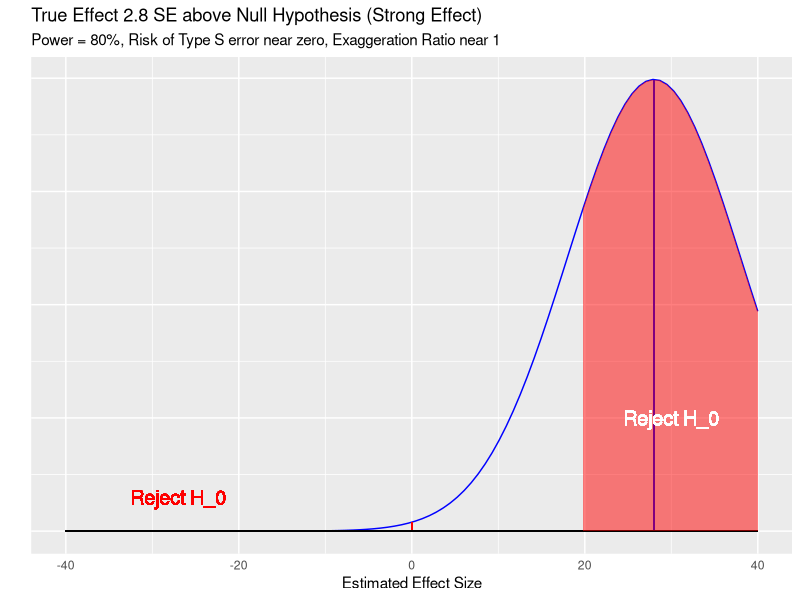
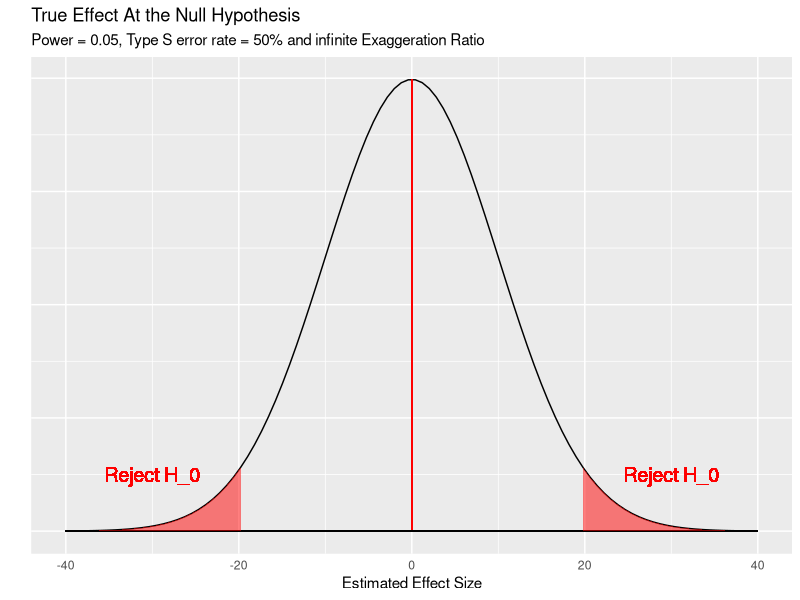
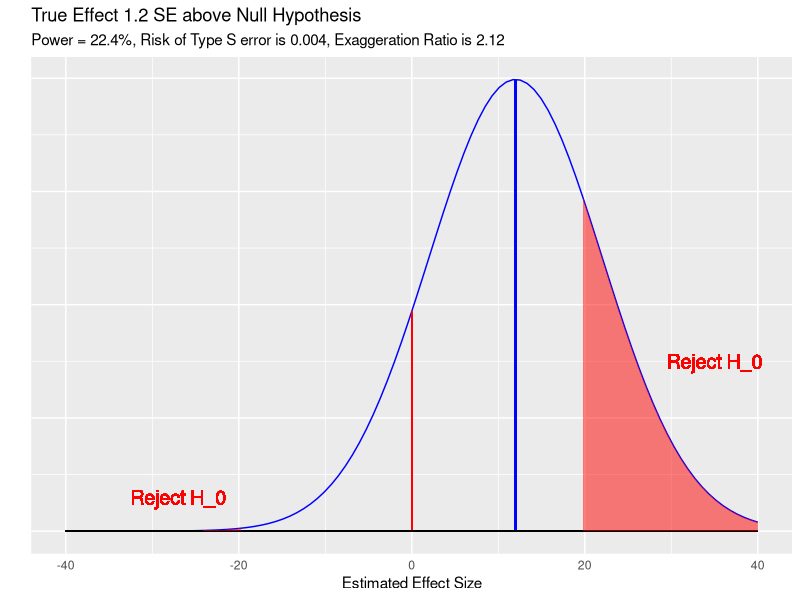
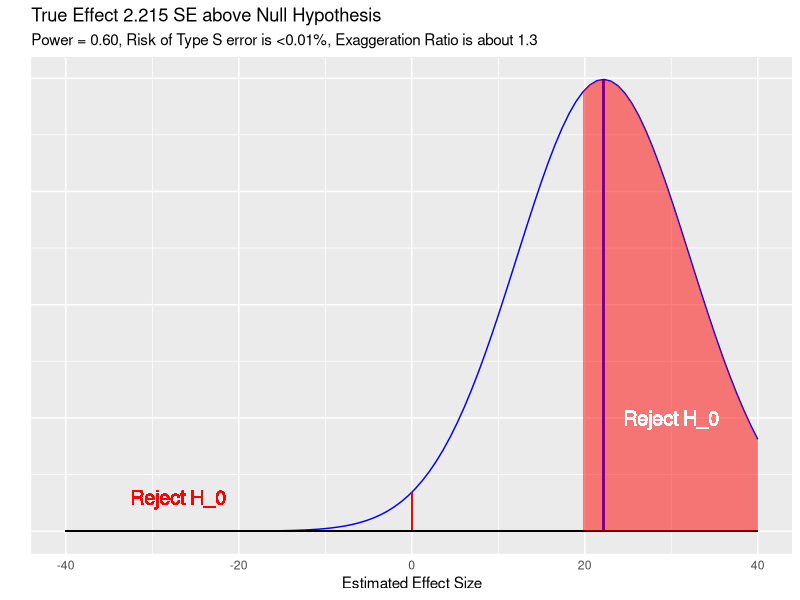
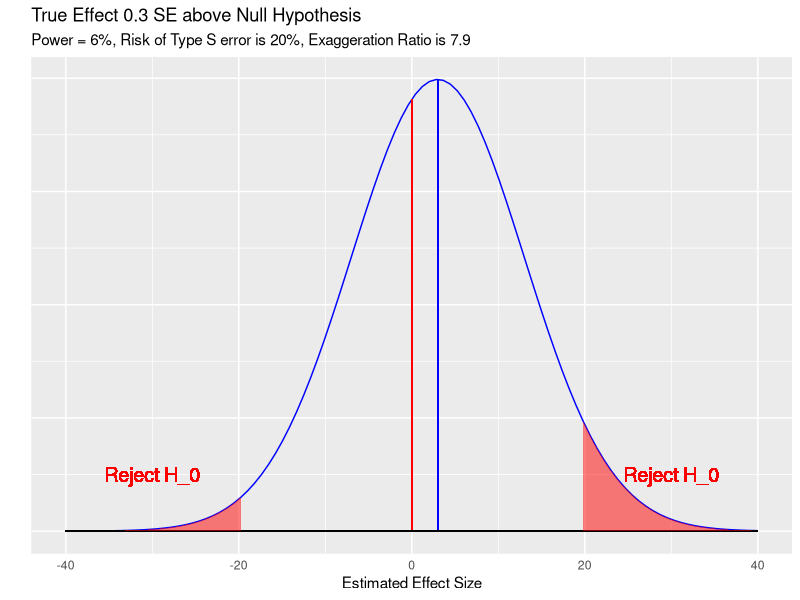

Generate these figures, in order, with R:
## ---- chunk 1
knitr::opts_chunk$set(comment=NA, 
                      warning = FALSE,
                      message = FALSE)
options(width = 60)

library(tidyverse)
## ---- chunk 2
retrodesign <- function(A, s, alpha=.05, df=Inf, 
                        n.sims=10000){
    z <- qt(1-alpha/2, df)
    p.hi <- 1 - pt(z-A/s, df)
    p.lo <- pt(-z-A/s, df)
    power <- p.hi + p.lo
    typeS <- p.lo/power
    estimate <- A + s*rt(n.sims,df)
    significant <- abs(estimate) > s*z
    exaggeration <- mean(abs(estimate)[significant])/A
    return(list(power=power, typeS=typeS, 
                exaggeration=exaggeration))
}
## ---- chunk 3
set.seed(201803161)
retrodesign(A = 28, s = 10, alpha = 0.05)
## ---- chunk 4
x <- seq(-40, 40, length = 100)
hx0 <- dnorm(x, mean = 0, sd = 10)
hx3 <- dnorm(x, mean = 3, sd = 10)
hx12 <- dnorm(x, mean = 12, sd = 10)
hx28 <- dnorm(x, mean = 28, sd = 10)
hx2215 <- dnorm(x, mean = 22.15, sd = 10)
dat <- data.frame(x, hx0, hx3, hx12, hx28, hx2215)
## ---- chunk 5
ggplot(dat, aes(x, hx28)) +
    geom_line(col = "blue") +
    geom_segment(aes(x = 0, xend = 0, y = 0, yend = dnorm(0, mean = 28, sd = 10)), col = "red") +
    geom_segment(aes(x = 28, xend = 28, y = 0, yend = dnorm(28, mean = 28, sd = 10)), col = "blue") +
    geom_segment(aes(x = -40, xend = 40, y = 0, yend = 0)) +
    geom_ribbon(data = subset(dat, x > 19.6), aes(ymax = hx28), ymin = 0, fill = "red", col = NA, alpha = 0.5) +
    geom_ribbon(data = subset(dat, x < -19.6), aes(ymax = hx28), ymin = 0, fill = "red", col = NA, alpha = 0.5) +
    geom_text(x = 30, y = 0.01, label = "Reject H_0", col = "white", size = 5) +
    geom_text(x = -27, y = 0.003, label = "Reject H_0", col = "red", size = 5) +
    theme(axis.ticks = element_blank(), axis.text.y = element_blank()) +
    labs(x = "Estimated Effect Size", y = "", title = "True Effect 2.8 SE above Null Hypothesis (Strong Effect)", subtitle = "Power = 80%, Risk of Type S error near zero, Exaggeration Ratio near 1")
## ---- chunk 6
set.seed(201803162)
retrodesign(A = 0, s = 10)
## ---- chunk 7
ggplot(dat, aes(x, hx0)) +
    geom_line() +
    geom_segment(aes(x = 0, xend = 0, y = 0, yend = dnorm(0, mean = 0, sd = 10)), col = "red") +
    geom_segment(aes(x = -40, xend = 40, y = 0, yend = 0)) +
    geom_ribbon(data = subset(dat, x > 19.6), aes(ymax = hx0), ymin = 0, fill = "red", col = NA, alpha = 0.5) +
    geom_ribbon(data = subset(dat, x < -19.6), aes(ymax = hx0), ymin = 0, fill = "red", col = NA, alpha = 0.5) +
    geom_text(x = 30, y = 0.005, label = "Reject H_0", col = "red", size = 5) +
    geom_text(x = -30, y = 0.005, label = "Reject H_0", col = "red", size = 5) +
    theme(axis.ticks = element_blank(), axis.text.y = element_blank()) +
    labs(x = "Estimated Effect Size", y = "", title = "True Effect At the Null Hypothesis", subtitle = "Power = 0.05, Type S error rate = 50% and infinite Exaggeration Ratio")
## ---- chunk 8
set.seed(201803163)
retrodesign(A = 12, s = 10)
## ---- chunk 9
ggplot(dat, aes(x, hx12)) +
    geom_line(col = "blue") +
    geom_segment(aes(x = 0, xend = 0, y = 0, yend = dnorm(0, mean = 12, sd = 10)), col = "red") +
    geom_segment(aes(x = 12, xend = 12, y = 0, yend = dnorm(12, mean = 12, sd = 10)), col = "blue") +
    geom_segment(aes(x = -40, xend = 40, y = 0, yend = 0)) +
    geom_ribbon(data = subset(dat, x > 19.6), aes(ymax = hx12), ymin = 0, fill = "red", col = NA, alpha = 0.5) +
    geom_ribbon(data = subset(dat, x < -19.6), aes(ymax = hx12), ymin = 0, fill = "red", col = NA, alpha = 0.5) +
    geom_text(x = 35, y = 0.015, label = "Reject H_0", col = "red", size = 5) +
    geom_text(x = -27, y = 0.003, label = "Reject H_0", col = "red", size = 5) +
    theme(axis.ticks = element_blank(), axis.text.y = element_blank()) +
    labs(x = "Estimated Effect Size", y = "", title = "True Effect 1.2 SE above Null Hypothesis", subtitle = "Power = 22.4%, Risk of Type S error is 0.004, Exaggeration Ratio is 2.12")
## ---- chunk 10
ggplot(dat, aes(x, hx2215)) +
    geom_line(col = "blue") +
    geom_segment(aes(x = 0, xend = 0, y = 0, yend = dnorm(0, mean = 22.15, sd = 10)), col = "red") +
    geom_segment(aes(x = 22.15, xend = 22.15, y = 0, yend = dnorm(22.15, mean = 22.15, sd = 10)), col = "blue") +
    geom_segment(aes(x = -40, xend = 40, y = 0, yend = 0)) +
    geom_ribbon(data = subset(dat, x > 19.6), aes(ymax = hx2215), ymin = 0, fill = "red", col = NA, alpha = 0.5) +
    geom_ribbon(data = subset(dat, x < -19.6), aes(ymax = hx2215), ymin = 0, fill = "red", col = NA, alpha = 0.5) +
    geom_text(x = 30, y = 0.01, label = "Reject H_0", col = "white", size = 5) +
    geom_text(x = -27, y = 0.003, label = "Reject H_0", col = "red", size = 5) +
    theme(axis.ticks = element_blank(), axis.text.y = element_blank()) +
    labs(x = "Estimated Effect Size", y = "", title = "True Effect 2.215 SE above Null Hypothesis", subtitle = "Power = 0.60, Risk of Type S error is <0.01%, Exaggeration Ratio is about 1.3")
## ---- chunk 11
set.seed(201803164)
retrodesign(A = 0.1, s = 3.29, alpha = 0.05)
## ---- chunk 12
ggplot(dat, aes(x, hx3)) +
    geom_line(col = "blue") +
    geom_segment(aes(x = 0, xend = 0, y = 0, yend = dnorm(0, mean = 3, sd = 10)), col = "red") +
    geom_segment(aes(x = 3, xend = 3, y = 0, yend = dnorm(3, mean = 3, sd = 10)), col = "blue") +
    geom_segment(aes(x = -40, xend = 40, y = 0, yend = 0)) +
    geom_ribbon(data = subset(dat, x > 19.6), aes(ymax = hx3), ymin = 0, fill = "red", col = NA, alpha = 0.5) +
    geom_ribbon(data = subset(dat, x < -19.6), aes(ymax = hx3), ymin = 0, fill = "red", col = NA, alpha = 0.5) +
    geom_text(x = 30, y = 0.005, label = "Reject H_0", col = "red", size = 5) +
    geom_text(x = -30, y = 0.005, label = "Reject H_0", col = "red", size = 5) +
    theme(axis.ticks = element_blank(), axis.text.y = element_blank()) +
    labs(x = "Estimated Effect Size", y = "", title = "True Effect 0.3 SE above Null Hypothesis", subtitle = "Power = 6%, Risk of Type S error is 20%, Exaggeration Ratio is 7.9")
